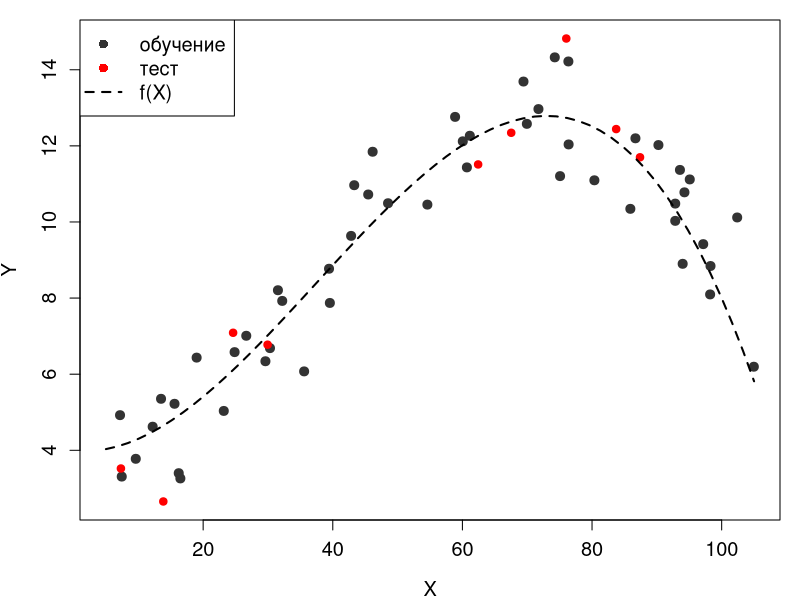
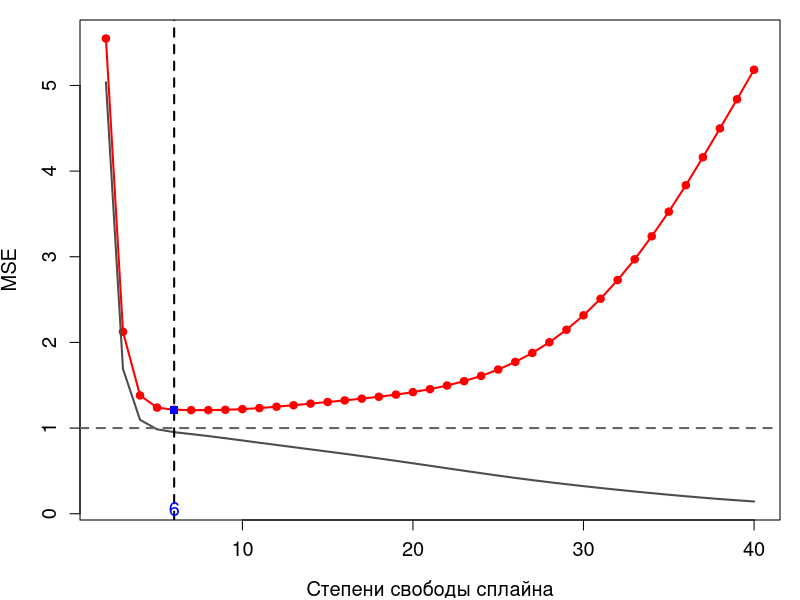
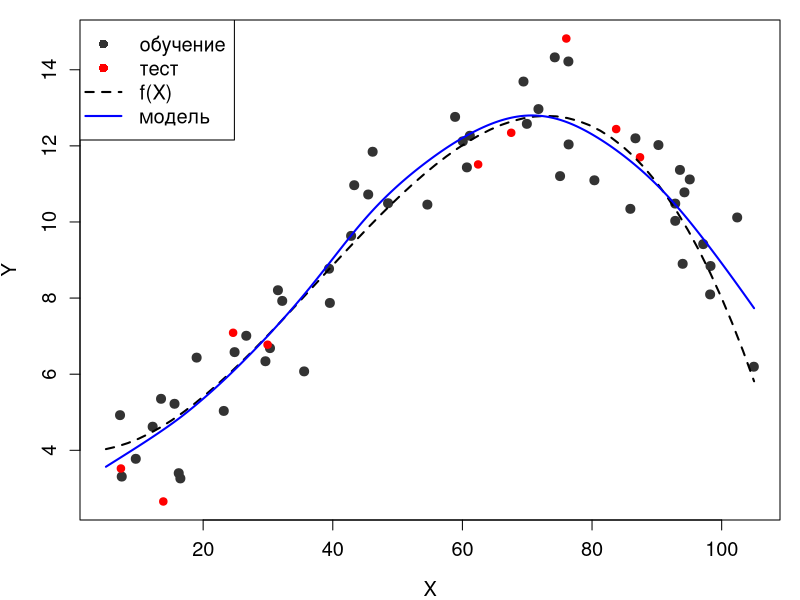

Generate these figures, in order, with R:
# Esly russkie bukvy ne otobrajautsa: File -> Reopen with encoding... UTF-8

# Используйте UTF-8 как кодировку по умолчанию!
# Установить кодировку в RStudio: Tools -> Global Options -> General, 
#  Default text encoding: UTF-8

# ..............................................................................
# Математическое моделирование: Практика 1
#   Оценка точности модели с непрерывной зависимой переменной (Y)
#      * как делить данные на выборки (обучающую и тестовую)
#      * как считать MSE: среднеквадратическую ошибку модели
#      * как меняются MSE на тестовой и обучающей выборках
#        с изменением гибкости (числа степеней свободы) модели
# ..............................................................................


# Точность модели, непрерывный Y -----------------------------------------------

# Пример из лекции =============================================================

#  Генерируем данные ###########################################################

# ядро
my.seed <- 1486372882

# наблюдений всего
n.all <- 60 
# доля обучающей выборки
train.percent <- 0.85 
# стандартное отклонение случайного шума
res.sd <- 1
# границы изменения X
x.min <- 5
x.max <- 105

# фактические значения x
set.seed(my.seed)
x <- runif(x.min, x.max, n=n.all)
x[1:5]
# случайный шум
set.seed(my.seed)
res <- rnorm(mean = 0, sd = res.sd, n = n.all)

# отбираем наблюдения в обучающую выборку
set.seed(my.seed)
inTrain <- sample(seq_along(x), size = train.percent*n.all)

# истинная функция взаимосвязи 
y.func <- function(x) {4 - 2e-02*x + 5.5e-03*x^2 - 4.9e-05*x^3}

# для графика истинной взаимосвязи
x.line <- seq(x.min, x.max, length=n.all)
y.line <- y.func(x.line)

# фактические значения y (с шумом)
y <- y.func(x) + res

# Создаём векторы с данными для построения графиков ############################

# наблюдения на обучающей выборке
x.train <- x[inTrain]
y.train <- y[inTrain]
length(x.train)
# наблюдения на тестовой выборке
x.test <- x[-inTrain]
y.test <- y[-inTrain]

#  График 1: Исходные данные на график #########################################

# убираем широкие поля рисунка
par(mar = c(4, 4, 1, 1))

# наименьшие/наибольшие значения по осям
x.lim <- c(x.min, x.max)
y.lim <- c(min(y), max(y))

# наблюдения с шумом (обучающая выборка)
plot(x.train, y.train, 
     col = grey(0.2), bg = grey(0.2), pch = 21,
     xlab = 'X', ylab = 'Y', 
     xlim = x.lim, ylim = y.lim, 
     cex = 1.2, cex.lab = 1.2, cex.axis = 1.2)

# наблюдения тестовой выборки
points(x.test, y.test,
       col = 'red', bg = 'red', pch = 21)

# истинная функция
lines(x.line, y.line,
      lwd = 2, lty = 2)

# легенда
legend('topleft', legend = c('обучение', 'тест', 'f(X)'),
       pch = c(16, 16, NA), 
       col = c(grey(0.2), 'red', 'black'),  
       lty = c(0, 0, 2), lwd = c(1, 1, 2), cex = 1.2)

#  Строим модель ###############################################################

# модель 2 (сплайн с df = 6)
mod <- smooth.spline(x = x.train, y = y.train, df = 6)

# модельные значения для расчёта ошибок
y.model.train <- predict(mod, data.frame(x = x.train))$y
y.model.test <- predict(mod, data.frame(x = x.test))$y

# считаем средний квадрат ошибки на обучающей и тестовой выборке
MSE <- c(sum((y.train - y.model.train)^2) / length(y.train),
         sum((y.test - y.model.test)^2) / length(y.test))
names(MSE) <- c('train', 'test')
round(MSE, 2)

#  Цикл по степеням свободы ####################################################

# максимальное число степеней свободы для модели сплайна
max.df <- 40
# таблица для записи ошибок
tbl <- data.frame(df = 2:max.df)
# ошибки на обучающей выборке
tbl$MSE.train <- 0
# ошибки на тестовой выборке
tbl$MSE.test <- 0
head(tbl)

for (i in 2:max.df) {
    # модель
    mod <- smooth.spline(x = x.train, y = y.train, df = i)
    
    # модельные значения для расчёта ошибок
    y.model.train <- predict(mod, data.frame(x = x.train))$y[, 1]
    y.model.test <- predict(mod, data.frame(x = x.test))$y[, 1]
    
    # считаем средний квадрат ошибки на обучающей и тестовой выборке
    MSE <- c(mean((y.train - y.model.train)^2),
             mean((y.test - y.model.test)^2))
    
    # записываем результат в таблицу
    tbl[tbl$df == i, c('MSE.train', 'MSE.test')] <- MSE
}

# первые строки таблицы
head(tbl)

#  График 2: Зависимость MSE от гибкости модели ################################

plot(tbl$df, tbl$MSE.test,
     type = 'l', col = 'red', lwd = 2,
     xlab = 'Степени свободы сплайна', ylab = 'MSE',
     ylim = c(min(tbl$MSE.train, tbl$MSE.test), 
              max(tbl$MSE.train, tbl$MSE.test)),
     cex = 1.2, cex.lab = 1.2, cex.axis = 1.2)

points(tbl$df, tbl$MSE.test,
       pch = 21, col = 'red', bg = 'red')

lines(tbl$df, tbl$MSE.train, 
      col = grey(0.3), lwd = 2)
# неустранимая ошибка
abline(h = res.sd,
       lty = 2, col = grey(0.4), lwd = 2)

# степени свободы у наименьшей ошибки на тестовой выборке
min.MSE.test <- min(tbl$MSE.test)
df.min.MSE.test <- tbl[tbl$MSE.test==min.MSE.test, 'df']

# сообщение в консоль
message(paste0('Наименьшая MSE на тестовой выборке равна ', 
               round(min.MSE.test, 2),  
               ' и достигается при df = ', df.min.MSE.test, '.'))

# компромисс между точностью и простотой модели по графику
df.my.MSE.test <- 6
my.MSE.test <- tbl[tbl$df==df.my.MSE.test, 'MSE.test']

# сообщение в консоль
message(paste0('Компромисс между точностью и сложностью модели при df = ', 
               df.my.MSE.test, ', MSE = ', round(my.MSE.test, 2), '.'))

# ставим точку на графике
abline(v = df.my.MSE.test,
       lty = 2, lwd = 2)
points(df.my.MSE.test, my.MSE.test,
       pch = 15, col = 'blue')
mtext(df.my.MSE.test, 
      side = 1, line = -1, at = df.my.MSE.test, col = 'blue', cex = 1.2)

#  График 3: Лучшая модель (компромисс между гибкостью и точностью) ############

mod.MSE.test <- smooth.spline(x = x.train, y = y.train, df = df.my.MSE.test)

# для гладких графиков модели
x.model.plot <- seq(x.min, x.max, length = 250)
y.model.plot <- predict(mod.MSE.test, data.frame(x = x.model.plot))$y[, 1]

# убираем широкие поля рисунка
par(mar = c(4, 4, 1, 1))

# наименьшие/наибольшие значения по осям
x.lim <- c(x.min, x.max)
y.lim <- c(min(y), max(y))

# наблюдения с шумом (обучающая выборка)
plot(x.train, y.train,
     col = grey(0.2), bg = grey(0.2), pch = 21,
     xlab = 'X', ylab = 'Y', 
     xlim = x.lim, ylim = y.lim, 
     cex = 1.2, cex.lab = 1.2, cex.axis = 1.2)

# наблюдения тестовой выборки
points(x.test, y.test,
       col = 'red', bg = 'red', pch = 21)

# истинная функция
lines(x.line, y.line,
      lwd = 2, lty = 2)

# модель
lines(x.model.plot, y.model.plot,
      lwd = 2, col = 'blue')

# легенда
legend('topleft', legend = c('обучение', 'тест', 'f(X)', 'модель'),
       pch = c(16, 16, NA, NA), 
       col = c(grey(0.2), 'red', 'black', 'blue'),  
       lty = c(0, 0, 2, 1), lwd = c(1, 1, 2, 2), cex = 1.2)
